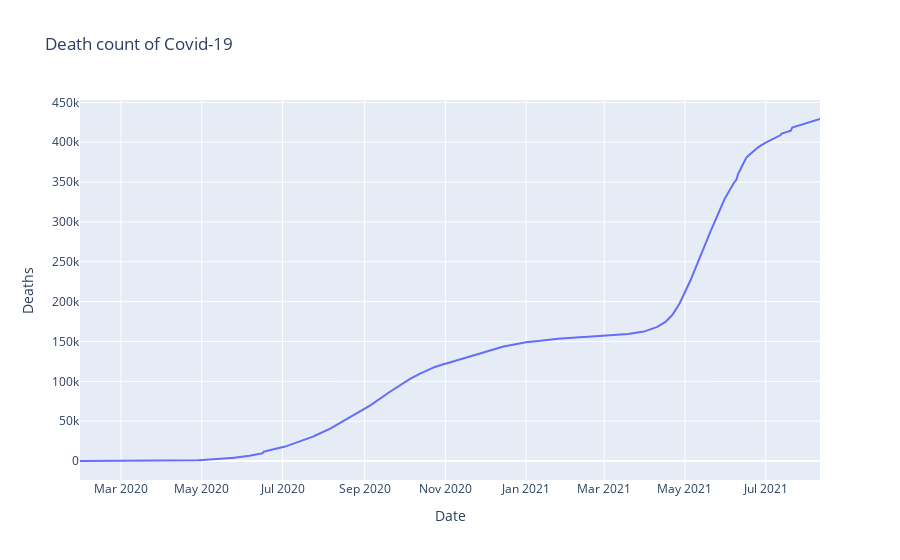

Source (notebook cell):
### Code cell
#plot of deaths cases
fig = px.line(case_by_date, y="Deaths", title='Death count of Covid-19')
fig.show()

### Figure 1 — Plotly figure (JSON) as saved in the notebook; plotly's stock layout.template omitted (floating-point values rounded to 4 significant figures; data arrays with more than 128 entries replaced by an {"elided": "..."} marker saying what was removed)
{"data": [{"hovertemplate": "Date=%{x}<br>Deaths=%{y}<extra></extra>", "legendgroup": "", "line": {"color": "#636efa", "dash": "solid"}, "mode": "lines", "name": "", "orientation": "v", "showlegend": false, "type": "scatter", "x": {"elided": "560 str values"}, "xaxis": "x", "y": {"elided": "560 int values"}, "yaxis": "y"}], "layout": {"legend": {"tracegroupgap": 0}, "title": {"text": "Death count of Covid-19"}, "xaxis": {"anchor": "y", "domain": [0, 1], "title": {"text": "Date"}}, "yaxis": {"anchor": "x", "domain": [0, 1], "title": {"text": "Deaths"}}}}
